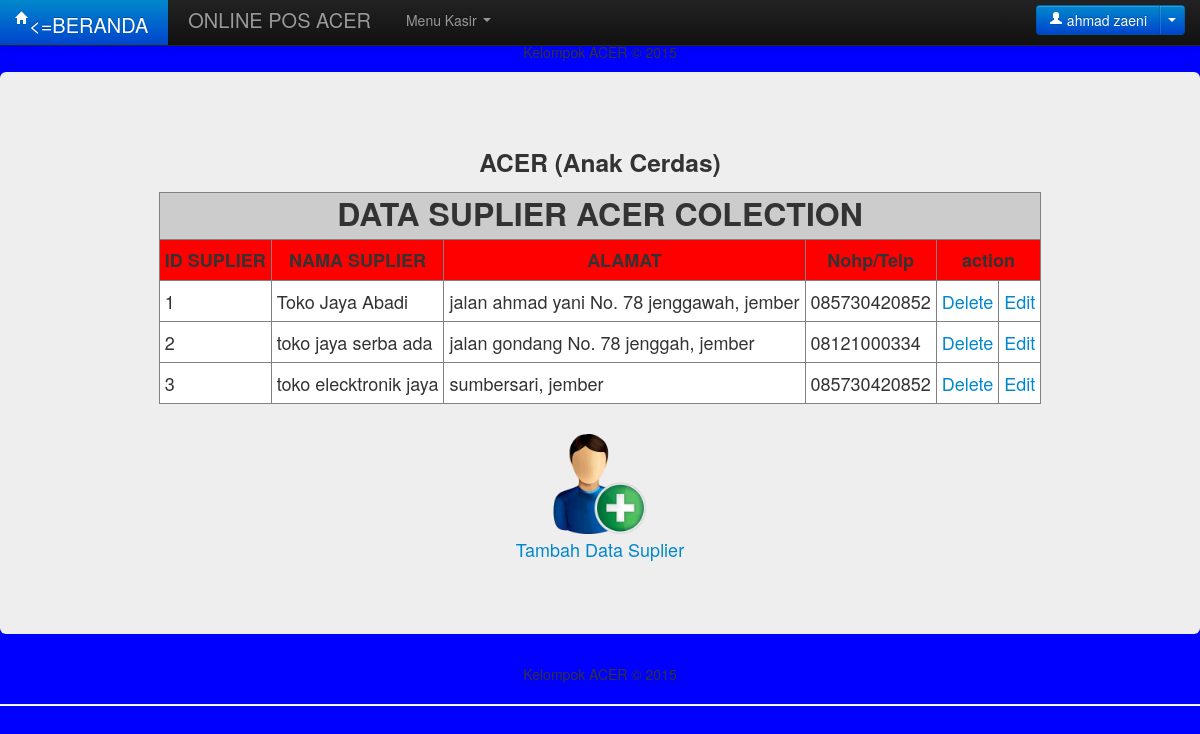
The app's page /suplier_list.php (signed in) with its own data.
### tables this page shows
CREATE TABLE IF NOT EXISTS `suplier` (
  `id_suplier` int(11) NOT NULL AUTO_INCREMENT,
  `nama_suplier` varchar(50) NOT NULL,
  `alamat` varchar(50) NOT NULL,
  `no_hp` varchar(13) NOT NULL,
  PRIMARY KEY (`id_suplier`)
);

### suplier_list.php (the view, shortened to what this page needs)
<!DOCTYPE html>
<html>
<head>
		<link href="css/bootstrap.css" rel="stylesheet">
		<link href="css/bootstrap-responsive.css" rel="stylesheet">
</head>
<body>
<div class="navbar navbar-inverse navbar-fixed-top">
			<div class="navbar-inner">
				<div class="container">
					<a class="brand btn-primary" href="home.php"><i class="icon icon-small icon-home icon-white"></i><=BERANDA</a>
					<a class="brand" href="#">    </a>
					<a class="brand" href="#">ONLINE POS ACER</a>
					<div class="nav-collapse collapse">
						<ul class="nav">
							<?php
								if ($_SESSION['level'] == "admin") {
									echo '
										<li class="dropdown">
											<a href="#" class="dropdown-toggle" data-toggle="dropdown">Menu Admin <b class="caret"></b></a>
											<ul class="dropdown-menu">
												<li><a href="data_anggota_acer.php">Daftar Pengguna</a></li>
												<li><a href="suplier_list.php">Data Suplier</a></li>
												<li><a href="produk_list.php">Data Produk</a></li>
												<li><a href="laporan.php">Laporan Transaksi</a></li>
											</ul>
										</li>
									';
								}else if($_SESSION['level'] == "kasir") {
									echo '
										<li class="dropdown">
											<a href="#" class="dropdown-toggle" data-toggle="dropdown">Menu Kasir <b class="caret"></b></a>
											<ul class="dropdown-menu">
												<li><a href="produk_kasir.php">Transaksi Penjualan</a></li>
												<li><a href="laporan.php">Laporan</a></li>
											</ul>
										</li>
									';
								}
							?>
						</ul>
						<div class="btn-group navbar-form pull-right">
							<a class="btn btn-primary" href="#"><i class="icon-user icon-white"></i> <?php echo $_SESSION['nama']; ?></a>
							<a class="btn btn-primary dropdown-toggle" data-toggle="dropdown" href="#"><span class="caret"></span></a>
						</div>
					</div>
				</div>
			</div>
		</div>
      <footer>
        <center><p>Kelompok ACER &copy; 2015</p></center>
      </footer>
	<div class="hero-unit">
<center><h3>ACER (Anak Cerdas)</h3>
<table cellpadding="5" cellspacing="0" border="1">
	<tr bgcolor="#cccccc">
	<th colspan="6"><font size="6">DATA SUPLIER ACER COLECTION</font></th>
	</tr>
<tr bgcolor="red">
	<th>ID SUPLIER</th>
	<th>NAMA SUPLIER</th>
	<th>ALAMAT</th>
	<th>Nohp/Telp</th>
	<th colspan="2">action</th>
	</tr>
	</center>
	<?php
	include('koneksi.php');
	$query = "SELECT * FROM suplier";
	$result = mysqli_query($koneksi, $query);
	while ($row = mysqli_fetch_array($result, MYSQL_ASSOC)) {
		extract($row);
		?>
		<tr bgcolor="#ffffff">
			<td><?php echo $id_suplier ?></td>
			<td><?php echo $nama_suplier ?></td>
			<td><?php echo $alamat ?></td>
			<td><?php echo $no_hp ?></td>
			<?php
				echo "<td><a href='suplier_delete.php?id_suplier=$row[id_suplier]'>Delete</a></td>";
				echo "<td><a href='suplier_edit.php?id_suplier=$row[id_suplier]'>Edit</a></td>";
				?>
			</tr>
		<?php
	}
	?>
<br/>
<p align="center"><a href="suplier_insert.php"><img src="DB/add_user.png" width="100px" align="center"><br/>Tambah Data Suplier</a></p>
</div>
<footer>
        <center><p>Kelompok ACER &copy; 2015</p></center>
      </footer>
	<hr>
</body>
</html>

### suplier_list.php (style rules this page uses)
body { background-color: blue; }

### records on screen
suplier: id_suplier "1", nama_suplier "Toko Jaya Abadi", alamat "jalan ahmad yani No. 78 jenggawah, jember", no_hp "085730420852"
suplier: id_suplier "2", nama_suplier "toko jaya serba ada", alamat "jalan gondang No. 78 jenggah, jember", no_hp "08121000334"
suplier: id_suplier "3", nama_suplier "toko elecktronik jaya", alamat "sumbersari, jember", no_hp "085730420852"

### other values on screen
$_SESSION['nama'] "ahmad zaeni"
